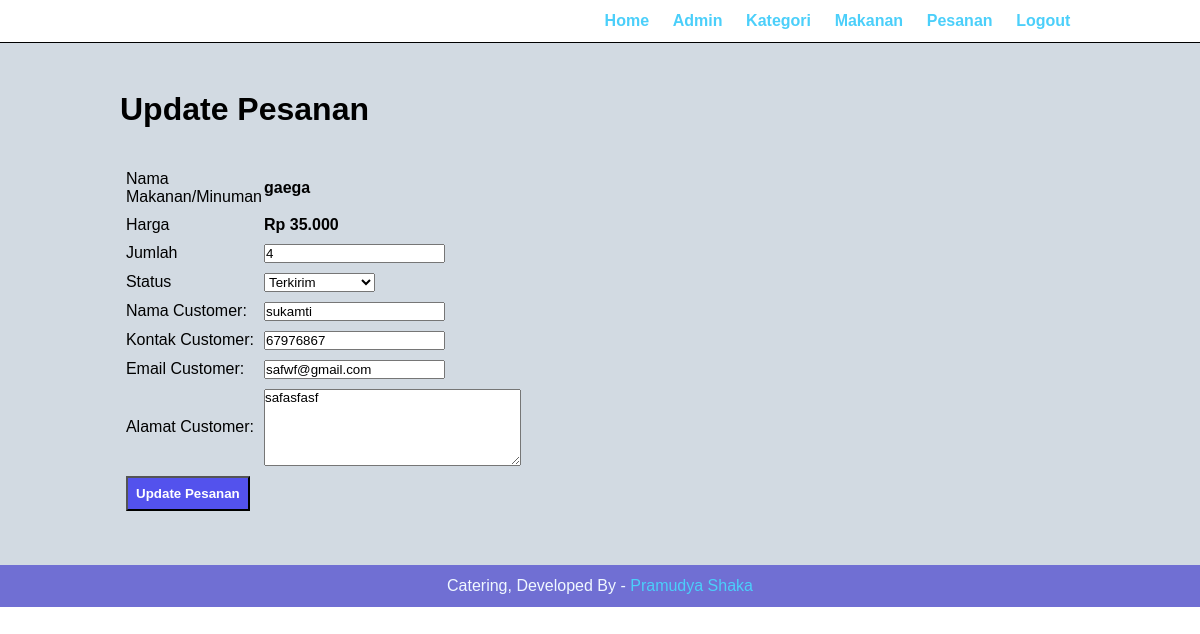
Screenshot of /admin/update.php?id=11 (signed in) with the database file from the repository.
### tables this page shows
CREATE TABLE `tbl_pesan` (
  `id` int(10) UNSIGNED NOT NULL,
  `makanan` varchar(150) NOT NULL,
  `harga` decimal(10,3) NOT NULL,
  `total` decimal(10,3) NOT NULL,
  `waktu_pesan` datetime NOT NULL,
  `status` varchar(50) NOT NULL,
  `nama_customer` varchar(150) NOT NULL,
  `kontak_customer` varchar(20) NOT NULL,
  `email_customer` varchar(150) NOT NULL,
  `alamat_customer` varchar(255) NOT NULL,
  `qty` int(11) NOT NULL
);

### admin/update.php (the view, shortened to what this page needs)
<?php include('isikonten/menu.php');?>
<div class="main-content">
<div class="wrapper">
        <h1>Update Pesanan</h1>
        <br><br>
        <?php
            if(isset($_GET['id']))
            {
                $id=$_GET['id'];
                $sql = "SELECT * FROM tbl_pesan WHERE id=$id";
                $res = mysqli_query($conn, $sql);
                $count = mysqli_num_rows($res);
                if($count==1)
                {
                    $row=mysqli_fetch_assoc($res);
                    $food = $row['makanan'];
                    $harga = $row['harga'];
                    $qty = $row['qty'];
                    $status = $row['status'];
                    $custom_name = $row['nama_customer'];
                    $custom_contact = $row['kontak_customer'];
                    $custom_email = $row['email_customer'];
                    $custom_address = $row['alamat_customer'];
                }
                else
                {
                    header('location:'.SITEURL.'admin/manage-pesan.php');
                }
            }
            else
            {
                header('location:'.SITEURL.'admin/manage-pesan.php');
            }
        ?>
        <form action="" method="POST">
            <table class="tbl-kolom">
                <tr>
                    <td>Nama Makanan/Minuman</td>
                    <td><b> <?php echo $food; ?> </b></td>
                </tr>
                <tr>
                    <td>Harga</td>
                    <td><b>Rp <?php echo $harga; ?> </b></td>
                </tr>
                <tr>
                    <td>Jumlah</td>
                    <td>
                        <input type="number" name="qty" value="<?php echo $qty; ?>">
                    </td>
                </tr>
                <tr>
                    <td>Status</td>
                    <td>
                        <select name="status">
                            <option <?php if($status=="Terkirim"){echo "selected";}?> value="Terkirim">Terkirim</option>
                        </select>
                    </td>
                </tr>
                <tr>
                    <td>Nama Customer: </td>
                    <td>
                        <input type="text" name="nama_customer" value="<?php echo $custom_name ?>">
                    </td>
                </tr>
                <tr>
                    <td>Kontak Customer: </td>
                    <td>
                        <input type="text" name="kontak_customer" value="<?php echo $custom_contact ?>">
                    </td>
                </tr>
                <tr>
                    <td>Email Customer: </td>
                    <td>
                        <input type="text" name="email_customer" value="<?php echo $custom_email ?>">
                    </td>
                </tr>
                <tr>
                    <td>Alamat Customer: </td>
                    <td>
                       <textarea name="alamat_customer" id="" cols="30" rows="5"><?php echo $custom_address ?></textarea>
                    </td>
                </tr>
                <tr>
                    <td colspan="2">
                        <input type="submit" name="submit" value="Update Pesanan" class="btn-kedua">
                    </td>
                </tr>
            </table>
        </form>
    </div>
</div>
<?php include('isikonten/footer.php');?>

### css/admin.css (style rules this page uses)
* { margin: 0; padding: 0; font-family:Arial, Helvetica, sans-serif; }
.wrapper { padding: 1%; width: 80%; margin: 0 auto; }
.main-content { background-color: #d2dae2; padding: 3% 0; }
table tr td { padding: 1%; }
.btn-kedua { background-color:#5352ed; color: white; text-decoration: none; padding: 2.1%; font-weight: bold; }
.tbl-kolom { width: 30%; }

### rows the page displays
tbl_pesan: makanan "gaega", harga "35.000", qty "4", status "Terkirim", nama_customer "sukamti", kontak_customer "67976867", email_customer "safwf@gmail.com", alamat_customer "safasfasf"
